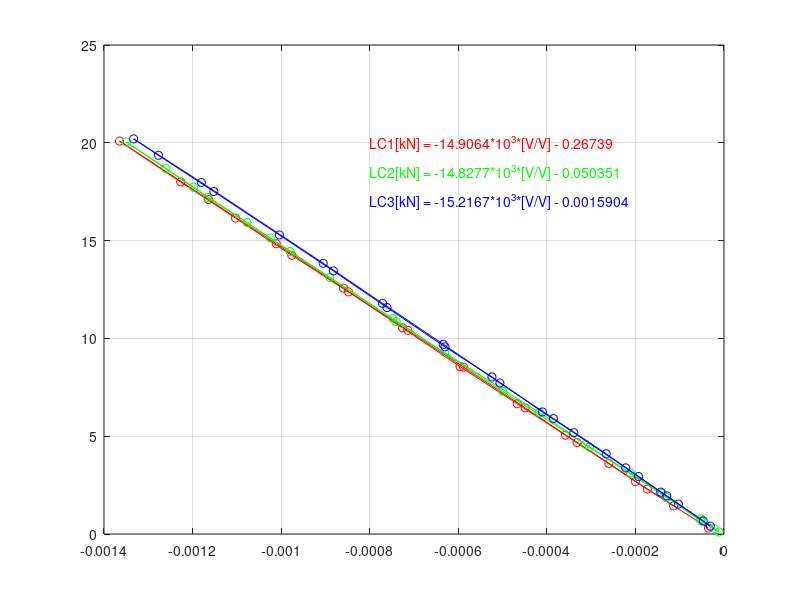

The MATLAB script that drew this image: (Note: this script raises an error after producing the figure.)
clear
fs = 10;
%% load cell calibration
lc1 = load('SoilRingShear_LC1_calib_01-28-2026.txt');
lc2 = load('SoilRingShear_LC2_calib_01-28-2026.txt');
lc3 = load('SoilRingShear_LC3_calib_01-28-2026.txt');

[p1, S1] = polyfit(lc1(:,1), lc1(:,2),1);
[p2, S2] = polyfit(lc2(:,1), lc2(:,2),1);
[p3, S3] = polyfit(lc3(:,1), lc3(:,2),1);

figure(1), clf, hold on, grid on, box on
plot(lc1(:,1), lc1(:,2),'ro-')
plot(lc2(:,1), lc2(:,2),'go-')
plot(lc3(:,1), lc3(:,2),'bo-')

text(-0.8e-3, 20,  ['LC1[kN] = ',num2str(p1(1)/1e3),'*10^{3}*[V/V] - ',num2str(abs(p1(2)))],'color','r','fontsize',fs)
text(-0.8e-3, 18.5,['LC2[kN] = ',num2str(p2(1)/1e3),'*10^{3}*[V/V] - ',num2str(abs(p2(2)))],'color','g','fontsize',fs)
text(-0.8e-3, 17,  ['LC3[kN] = ',num2str(p3(1)/1e3),'*10^{3}*[V/V] - ',num2str(abs(p3(2)))],'color','b','fontsize',fs)

text(-0.25e-3, 20,  ['R2 = ',num2str(S1.rsquared,'%1.4f')],'color','r','fontsize',fs)
text(-0.25e-3, 18.5,['R2 = ',num2str(S2.rsquared,'%1.4f')],'color','g','fontsize',fs)
text(-0.25e-3, 17,  ['R2 = ',num2str(S3.rsquared,'%1.4f')],'color','b','fontsize',fs)

xlabel('V/V'), ylabel('kN'), title('Soil Ring Shear: load cell calibration')
set(gcf,'color','w','renderer','painters')

%% LVDT calibration

lv1 = load('SoilRingShear_LVDT1_calib_01-28-2026.txt');  ind = 6:32; % ind -- points selected for linear calibration
lv2 = load('SoilRingShear_LVDT2_calib_01-28-2026.txt');
lv3 = load('SoilRingShear_LVDT3_calib_01-28-2026.txt');
lv4 = load('SoilRingShear_LVDT4_calib_01-28-2026.txt');

[p1, S1] = polyfit(lv1(ind,2), lv1(ind,1),1);
[p2, S2] = polyfit(lv2(:,2), lv2(:,1),1);
[p3, S3] = polyfit(lv3(:,2), lv3(:,1),1);
[p4, S4] = polyfit(lv4(:,2), lv4(:,1),1);

figure(2), clf, 
subplot(1,2,1), hold on, grid on, box on
plot(lv1(:,2), lv1(:,1),'ro-')
plot(lv1(ind,2), lv1(ind,1),'r-','linewidth',2)

text(-5.75, .3,  ['LVDT1[in] = ',num2str(p1(1)),'[volts] + ',num2str(p1(2))],'color','r','fontsize',fs)
text(-5.75, .15,  ['R2 = ',num2str(S1.rsquared,'%1.4f')],'color','r','fontsize',fs)
xlim([-6 4])
xlabel('volts'), ylabel('inches')
subplot(1,2,2), hold on, grid on, box on
plot(lv2(:,2), lv2(:,1),'go-')
plot(lv3(:,2), lv3(:,1),'bo-')
plot(lv4(:,2), lv4(:,1),'ko-')

text(-2.45, .15,['LVDT2[in] = ',num2str(p2(1)),'[volts] + ',num2str(p2(2))],'color','g','fontsize',fs)
text(-2.45, .10,['LVDT3[in] = ',num2str(p3(1)),'[volts] + ',num2str(p3(2))],'color','b','fontsize',fs)
text(-2.45, .05,['LVDT4[in] = ',num2str(p4(1)),'[volts] + ',num2str(p4(2))],'color','k','fontsize',fs)

text(0, .50,  ['R2 = ',num2str(S2.rsquared,'%1.4f')],'color','g','fontsize',fs)
text(0, .45,  ['R2 = ',num2str(S3.rsquared,'%1.4f')],'color','b','fontsize',fs)
text(0, .4,  ['R2 = ',num2str(S4.rsquared,'%1.4f')],'color','k','fontsize',fs)
xlim([-2.5 1.5])
xlabel('volts'), ylabel('inches')

sgtitle('Soil Ring Shear: LVDT calibration')
set(gcf,'color','w','renderer','painters')
%%
t1 = load('SoilRingShear_LC4_TorqueSensor_CCW_calib_03-06-2026.txt');
t2 = load('SoilRingShear_LC4_TorqueSensor_CW_calib_03-06-2026.txt');

inch = 0.0254;
r = 8.375*inch;
Apiston = 1*inch^2;

torque1 = (t1(:,1)*1e6*Apiston*r*2);
torque2 = -(t2(:,1)*1e6*Apiston*r*2);

iup = 1:9;
idown = 10:17;
[p1,S1] = polyfit(t1(iup,2),torque1(iup),1);
[p2,S2] = polyfit(t1(:,2),torque1,1);
[p3,S3] = polyfit(t2(iup,2),torque2(iup),1);
[p4,S4] = polyfit(t2(:,2),torque2,1);
t0a = [0 1e-3];
t0b = [-1e-3 0];
fit1 = polyval(p1,t0a);
fit2 = polyval(p2,t0a);
fit3 = polyval(p3,t0b);
fit4 = polyval(p4,t0b);


figure(3), clf, hold on, grid on, box on
plot(t1(iup,2),  torque1(iup),'k^','markerfacecolor','r')
plot(t1(idown,2),torque1(idown),'kv','markerfacecolor','r')
plot(t0a,fit1,'r--')
plot(t0a,fit2,'r-','linewidth',1.5)

plot(t2(iup,2),  torque2(iup),'k^','markerfacecolor','g')
plot(t2(idown,2),torque2(idown),'kv','markerfacecolor','g')
plot(t0b,fit3,'g--')
plot(t0b,fit4,'g-','linewidth',1.5)

text(-0.0002, -750,['CCW_{up}[Nm] = ',num2str(p1(1)/1e6),'*10^{6}*[V/V] - ',num2str(abs(p1(2)))],'color','r','fontsize',fs)
text(-0.0002, -900,['CCW_{all}[Nm] = ',num2str(p2(1)/1e6),'*10^{6}*[V/V] - ',num2str(abs(p2(2)))],'color','r','fontsize',fs)

text(0.0006, -750,  ['R2 = ',num2str(S1.rsquared,'%1.4f')],'color','r','fontsize',fs)
text(0.0006, -900,  ['R2 = ',num2str(S2.rsquared,'%1.4f')],'color','r','fontsize',fs)

text(-0.00095, 500,['CW_{up}[Nm] = ',num2str(p3(1)/1e6),'*10^{6}*[V/V] - ',num2str(abs(p3(2)))],'color','g','fontsize',fs)
text(-0.00095, 350,['CW_{all}[Nm] = ',num2str(p4(1)/1e6),'*10^{6}*[V/V] - ',num2str(abs(p4(2)))],'color','g','fontsize',fs)

text(-0.0002, 500,  ['R2 = ',num2str(S3.rsquared,'%1.4f')],'color','g','fontsize',fs)
text(-0.0002, 350,  ['R2 = ',num2str(S4.rsquared,'%1.4f')],'color','g','fontsize',fs)

xlabel('V/V'), ylabel('N.m'), title('Soil Ring Shear: Torque Sensor Calibration')
set(gcf,'color','w','renderer','painters')
